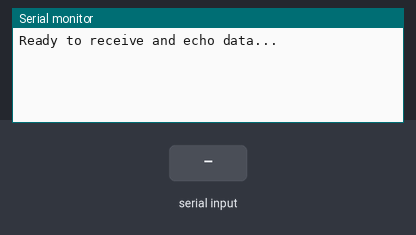
Bench run of a sketch on a simulated ESP32. Parts: the last lines printed to the serial monitor. The inputs (shaded band) are chosen by the test bench.

Above: at 1.2 s.
1.3 s: "1\n" received over Serial
At 1.9 s:
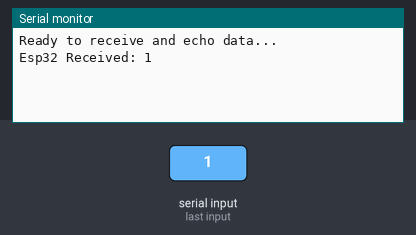
2.8 s: "0\n" received over Serial
At 4.0 s:
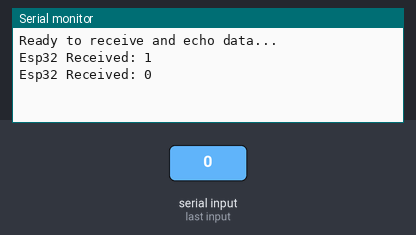
4.3 s: "2\n" received over Serial
At 5.4 s:
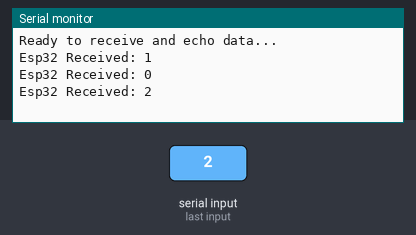

Measured:
- after the input at 1.3 s, the serial monitor: prints a new line at once (image 1)
- after the input at 2.8 s, the serial monitor: prints a new line at once (image 2)
- after the input at 4.3 s, the serial monitor: prints a new line at once (image 3)

The sketch:

serial_test.ino
```cpp
void setup() {
  // Start the serial communication
  Serial.begin(115200); // Set baud rate to 115200; you can adjust if needed.
  Serial.println("Ready to receive and echo data...");
}

void loop() {
  // Check if data is available on the serial input
  if (Serial.available() > 0) {
    // Read the incoming data
    String receivedData = Serial.readStringUntil('\n');

    // Echo the received data back to the serial output
    Serial.print("Esp32 Received: ");
    Serial.println(receivedData);

    // Optionally, you can perform additional actions with the data here
  }
}
```
